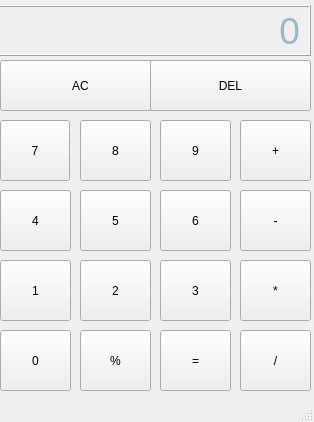
<?xml version="1.0" encoding="UTF-8"?>
<ui version="4.0">
 <class>MainWindow</class>
 <widget class="QMainWindow" name="MainWindow">
  <property name="enabled">
   <bool>true</bool>
  </property>
  <property name="geometry">
   <rect>
    <x>0</x>
    <y>0</y>
    <width>314</width>
    <height>422</height>
   </rect>
  </property>
  <property name="windowTitle">
   <string>simple Calculator</string>
  </property>
  <property name="animated">
   <bool>true</bool>
  </property>
  <widget class="QWidget" name="centralwidget">
   <widget class="QLabel" name="output_label">
    <property name="geometry">
     <rect>
      <x>-10</x>
      <y>5</y>
      <width>321</width>
      <height>51</height>
     </rect>
    </property>
    <property name="palette">
     <palette>
      <active>
       <colorrole role="WindowText">
        <brush brushstyle="SolidPattern">
         <color alpha="255">
          <red>155</red>
          <green>183</green>
          <blue>200</blue>
         </color>
        </brush>
       </colorrole>
       <colorrole role="Base">
        <brush brushstyle="SolidPattern">
         <color alpha="255">
          <red>255</red>
          <green>255</green>
          <blue>255</blue>
         </color>
        </brush>
       </colorrole>
       <colorrole role="Window">
        <brush brushstyle="SolidPattern">
         <color alpha="255">
          <red>170</red>
          <green>200</green>
          <blue>197</blue>
         </color>
        </brush>
       </colorrole>
      </active>
      <inactive>
       <colorrole role="WindowText">
        <brush brushstyle="SolidPattern">
         <color alpha="255">
          <red>155</red>
          <green>183</green>
          <blue>200</blue>
         </color>
        </brush>
       </colorrole>
       <colorrole role="Base">
        <brush brushstyle="SolidPattern">
         <color alpha="255">
          <red>255</red>
          <green>255</green>
          <blue>255</blue>
         </color>
        </brush>
       </colorrole>
       <colorrole role="Window">
        <brush brushstyle="SolidPattern">
         <color alpha="255">
          <red>170</red>
          <green>200</green>
          <blue>197</blue>
         </color>
        </brush>
       </colorrole>
      </inactive>
      <disabled>
       <colorrole role="WindowText">
        <brush brushstyle="SolidPattern">
         <color alpha="255">
          <red>120</red>
          <green>120</green>
          <blue>120</blue>
         </color>
        </brush>
       </colorrole>
       <colorrole role="Base">
        <brush brushstyle="SolidPattern">
         <color alpha="255">
          <red>170</red>
          <green>200</green>
          <blue>197</blue>
         </color>
        </brush>
       </colorrole>
       <colorrole role="Window">
        <brush brushstyle="SolidPattern">
         <color alpha="255">
          <red>170</red>
          <green>200</green>
          <blue>197</blue>
         </color>
        </brush>
       </colorrole>
      </disabled>
     </palette>
    </property>
    <property name="font">
     <font>
      <pointsize>28</pointsize>
     </font>
    </property>
    <property name="frameShape">
     <enum>QFrame::Box</enum>
    </property>
    <property name="frameShadow">
     <enum>QFrame::Raised</enum>
    </property>
    <property name="text">
     <string>0</string>
    </property>
    <property name="scaledContents">
     <bool>true</bool>
    </property>
    <property name="alignment">
     <set>Qt::AlignRight|Qt::AlignTrailing|Qt::AlignVCenter</set>
    </property>
    <property name="wordWrap">
     <bool>true</bool>
    </property>
    <property name="margin">
     <number>8</number>
    </property>
   </widget>
   <widget class="QPushButton" name="AC_button">
    <property name="geometry">
     <rect>
      <x>0</x>
      <y>60</y>
      <width>161</width>
      <height>51</height>
     </rect>
    </property>
    <property name="text">
     <string>AC</string>
    </property>
   </widget>
   <widget class="QPushButton" name="DEL_button">
    <property name="geometry">
     <rect>
      <x>150</x>
      <y>60</y>
      <width>161</width>
      <height>51</height>
     </rect>
    </property>
    <property name="text">
     <string>DEL</string>
    </property>
   </widget>
   <widget class="QPushButton" name="Button_7">
    <property name="geometry">
     <rect>
      <x>0</x>
      <y>120</y>
      <width>70</width>
      <height>61</height>
     </rect>
    </property>
    <property name="text">
     <string>7</string>
    </property>
   </widget>
   <widget class="QPushButton" name="Button_8">
    <property name="geometry">
     <rect>
      <x>80</x>
      <y>120</y>
      <width>71</width>
      <height>61</height>
     </rect>
    </property>
    <property name="text">
     <string>8</string>
    </property>
   </widget>
   <widget class="QPushButton" name="Button_9">
    <property name="geometry">
     <rect>
      <x>160</x>
      <y>120</y>
      <width>71</width>
      <height>61</height>
     </rect>
    </property>
    <property name="text">
     <string>9</string>
    </property>
   </widget>
   <widget class="QPushButton" name="plus_button">
    <property name="geometry">
     <rect>
      <x>240</x>
      <y>120</y>
      <width>71</width>
      <height>61</height>
     </rect>
    </property>
    <property name="text">
     <string>+</string>
    </property>
   </widget>
   <widget class="QPushButton" name="Button_5">
    <property name="geometry">
     <rect>
      <x>80</x>
      <y>190</y>
      <width>71</width>
      <height>61</height>
     </rect>
    </property>
    <property name="text">
     <string>5</string>
    </property>
   </widget>
   <widget class="QPushButton" name="Button_4">
    <property name="geometry">
     <rect>
      <x>0</x>
      <y>190</y>
      <width>71</width>
      <height>61</height>
     </rect>
    </property>
    <property name="text">
     <string>4</string>
    </property>
   </widget>
   <widget class="QPushButton" name="Button_6">
    <property name="geometry">
     <rect>
      <x>160</x>
      <y>190</y>
      <width>71</width>
      <height>61</height>
     </rect>
    </property>
    <property name="text">
     <string>6</string>
    </property>
   </widget>
   <widget class="QPushButton" name="minus_button">
    <property name="geometry">
     <rect>
      <x>240</x>
      <y>190</y>
      <width>71</width>
      <height>61</height>
     </rect>
    </property>
    <property name="text">
     <string>-</string>
    </property>
   </widget>
   <widget class="QPushButton" name="Button_2">
    <property name="geometry">
     <rect>
      <x>80</x>
      <y>260</y>
      <width>71</width>
      <height>61</height>
     </rect>
    </property>
    <property name="text">
     <string>2</string>
    </property>
   </widget>
   <widget class="QPushButton" name="Button_0">
    <property name="geometry">
     <rect>
      <x>0</x>
      <y>330</y>
      <width>71</width>
      <height>61</height>
     </rect>
    </property>
    <property name="text">
     <string>0</string>
    </property>
   </widget>
   <widget class="QPushButton" name="Button_1">
    <property name="geometry">
     <rect>
      <x>0</x>
      <y>260</y>
      <width>71</width>
      <height>61</height>
     </rect>
    </property>
    <property name="text">
     <string>1</string>
    </property>
   </widget>
   <widget class="QPushButton" name="Button_3">
    <property name="geometry">
     <rect>
      <x>160</x>
      <y>260</y>
      <width>71</width>
      <height>61</height>
     </rect>
    </property>
    <property name="text">
     <string>3</string>
    </property>
   </widget>
   <widget class="QPushButton" name="answer_button">
    <property name="geometry">
     <rect>
      <x>160</x>
      <y>330</y>
      <width>71</width>
      <height>61</height>
     </rect>
    </property>
    <property name="text">
     <string>=</string>
    </property>
   </widget>
   <widget class="QPushButton" name="mul_button">
    <property name="geometry">
     <rect>
      <x>240</x>
      <y>260</y>
      <width>71</width>
      <height>61</height>
     </rect>
    </property>
    <property name="text">
     <string>*</string>
    </property>
   </widget>
   <widget class="QPushButton" name="div_button">
    <property name="geometry">
     <rect>
      <x>240</x>
      <y>330</y>
      <width>71</width>
      <height>61</height>
     </rect>
    </property>
    <property name="text">
     <string>/</string>
    </property>
   </widget>
   <widget class="QPushButton" name="percent_button">
    <property name="geometry">
     <rect>
      <x>80</x>
      <y>330</y>
      <width>71</width>
      <height>61</height>
     </rect>
    </property>
    <property name="text">
     <string>%</string>
    </property>
   </widget>
  </widget>
  <widget class="QMenuBar" name="menubar">
   <property name="geometry">
    <rect>
     <x>0</x>
     <y>0</y>
     <width>314</width>
     <height>22</height>
    </rect>
   </property>
  </widget>
  <widget class="QStatusBar" name="statusbar"/>
 </widget>
 <resources/>
 <connections/>
</ui>
